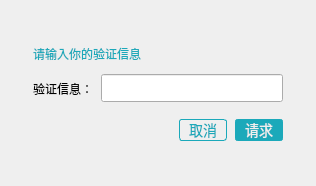
<?xml version="1.0" encoding="UTF-8"?>
<ui version="4.0">
 <class>AddFriendAnswerDialog</class>
 <widget class="QWidget" name="AddFriendAnswerDialog">
  <property name="geometry">
   <rect>
    <x>0</x>
    <y>0</y>
    <width>316</width>
    <height>186</height>
   </rect>
  </property>
  <property name="windowTitle">
   <string>Dialog</string>
  </property>
  <property name="styleSheet">
   <string notr="true">
#AddFriendAnswerDialog QPushButton#pb_cancel{border-radius:3px;border:1px solid #1BA9BA;background:#00000000;color:#1BA9BA;}

#AddFriendAnswerDialog QPushButton#pb_ok{border-radius:3px;border:none;background:#1BA9BA;color:#FFFFFF;}


#AddFriendAnswerDialog QLabel#label_answer {color:#1BA9BA;}</string>
  </property>
  <layout class="QVBoxLayout" name="verticalLayout_4">
   <property name="spacing">
    <number>0</number>
   </property>
   <property name="leftMargin">
    <number>0</number>
   </property>
   <property name="topMargin">
    <number>0</number>
   </property>
   <property name="rightMargin">
    <number>0</number>
   </property>
   <property name="bottomMargin">
    <number>0</number>
   </property>
   <item>
    <widget class="QWidget" name="shadowbg" native="true">
     <property name="styleSheet">
      <string>
#AddFriendAnswerDialog QPushButton#pb_cancel{border-radius:3px;border:1px solid #1BA9BA;background:#00000000;color:#1BA9BA;}

#AddFriendAnswerDialog QPushButton#pb_ok{border-radius:3px;border:none;background:#1BA9BA;color:#FFFFFF;}

#AddFriendAnswerDialog QPushButton#pb_ok,#pb_cancel{    font-size:14px;    border: 2px solid #1ba9ba;	background-color: rgb(27, 169, 186);	color: #efefef;}

</string>
     </property>
     <layout class="QVBoxLayout" name="verticalLayout_3">
      <property name="spacing">
       <number>0</number>
      </property>
      <property name="leftMargin">
       <number>8</number>
      </property>
      <property name="topMargin">
       <number>8</number>
      </property>
      <property name="rightMargin">
       <number>8</number>
      </property>
      <property name="bottomMargin">
       <number>8</number>
      </property>
      <item>
       <widget class="QWidget" name="shadowinnerbg" native="true">
        <property name="minimumSize">
         <size>
          <width>300</width>
          <height>170</height>
         </size>
        </property>
        <property name="maximumSize">
         <size>
          <width>300</width>
          <height>170</height>
         </size>
        </property>
        <property name="styleSheet">
         <string notr="true"/>
        </property>
        <layout class="QVBoxLayout" name="verticalLayout_2">
         <property name="spacing">
          <number>0</number>
         </property>
         <property name="leftMargin">
          <number>1</number>
         </property>
         <property name="topMargin">
          <number>1</number>
         </property>
         <property name="rightMargin">
          <number>1</number>
         </property>
         <property name="bottomMargin">
          <number>1</number>
         </property>
         <item>
          <widget class="TitlebarWidget" name="titlebar" native="true">
           <property name="minimumSize">
            <size>
             <width>0</width>
             <height>30</height>
            </size>
           </property>
           <property name="maximumSize">
            <size>
             <width>16777215</width>
             <height>30</height>
            </size>
           </property>
           <layout class="QHBoxLayout" name="horizontalLayout_3">
            <property name="spacing">
             <number>0</number>
            </property>
            <property name="leftMargin">
             <number>15</number>
            </property>
            <property name="topMargin">
             <number>0</number>
            </property>
            <property name="rightMargin">
             <number>0</number>
            </property>
            <property name="bottomMargin">
             <number>0</number>
            </property>
           </layout>
          </widget>
         </item>
         <item>
          <widget class="QWidget" name="widget" native="true">
           <layout class="QVBoxLayout" name="verticalLayout">
            <property name="spacing">
             <number>0</number>
            </property>
            <property name="leftMargin">
             <number>24</number>
            </property>
            <property name="topMargin">
             <number>0</number>
            </property>
            <property name="rightMargin">
             <number>24</number>
            </property>
            <property name="bottomMargin">
             <number>0</number>
            </property>
            <item>
             <widget class="QLabel" name="label_answer">
              <property name="minimumSize">
               <size>
                <width>0</width>
                <height>30</height>
               </size>
              </property>
              <property name="maximumSize">
               <size>
                <width>16777215</width>
                <height>30</height>
               </size>
              </property>
              <property name="text">
               <string>请输入你的验证信息</string>
              </property>
             </widget>
            </item>
            <item>
             <widget class="QWidget" name="widget_3" native="true">
              <layout class="QHBoxLayout" name="horizontalLayout_2">
               <property name="spacing">
                <number>8</number>
               </property>
               <property name="leftMargin">
                <number>0</number>
               </property>
               <property name="topMargin">
                <number>0</number>
               </property>
               <property name="rightMargin">
                <number>0</number>
               </property>
               <property name="bottomMargin">
                <number>0</number>
               </property>
               <item>
                <widget class="QLabel" name="label_2">
                 <property name="minimumSize">
                  <size>
                   <width>0</width>
                   <height>28</height>
                  </size>
                 </property>
                 <property name="text">
                  <string>验证信息：</string>
                 </property>
                </widget>
               </item>
               <item>
                <widget class="QLineEdit" name="lineEdit_answer">
                 <property name="minimumSize">
                  <size>
                   <width>0</width>
                   <height>28</height>
                  </size>
                 </property>
                </widget>
               </item>
              </layout>
             </widget>
            </item>
           </layout>
          </widget>
         </item>
         <item>
          <widget class="QWidget" name="widget_2" native="true">
           <layout class="QHBoxLayout" name="horizontalLayout">
            <property name="spacing">
             <number>8</number>
            </property>
            <property name="leftMargin">
             <number>0</number>
            </property>
            <property name="topMargin">
             <number>0</number>
            </property>
            <property name="rightMargin">
             <number>24</number>
            </property>
            <property name="bottomMargin">
             <number>25</number>
            </property>
            <item>
             <spacer name="horizontalSpacer">
              <property name="orientation">
               <enum>Qt::Horizontal</enum>
              </property>
              <property name="sizeHint" stdset="0">
               <size>
                <width>319</width>
                <height>20</height>
               </size>
              </property>
             </spacer>
            </item>
            <item>
             <widget class="QPushButton" name="pb_cancel">
              <property name="minimumSize">
               <size>
                <width>48</width>
                <height>22</height>
               </size>
              </property>
              <property name="maximumSize">
               <size>
                <width>48</width>
                <height>22</height>
               </size>
              </property>
              <property name="text">
               <string>取消</string>
              </property>
              <property name="flat">
               <bool>true</bool>
              </property>
             </widget>
            </item>
            <item>
             <widget class="QPushButton" name="pb_ok">
              <property name="minimumSize">
               <size>
                <width>48</width>
                <height>22</height>
               </size>
              </property>
              <property name="maximumSize">
               <size>
                <width>48</width>
                <height>22</height>
               </size>
              </property>
              <property name="text">
               <string>请求</string>
              </property>
              <property name="flat">
               <bool>true</bool>
              </property>
             </widget>
            </item>
           </layout>
          </widget>
         </item>
        </layout>
       </widget>
      </item>
     </layout>
    </widget>
   </item>
  </layout>
 </widget>
 <customwidgets>
  <customwidget>
   <class>TitlebarWidget</class>
   <extends>QWidget</extends>
   <header>TitlebarWidget.h</header>
   <container>1</container>
  </customwidget>
 </customwidgets>
 <resources/>
 <connections/>
</ui>
